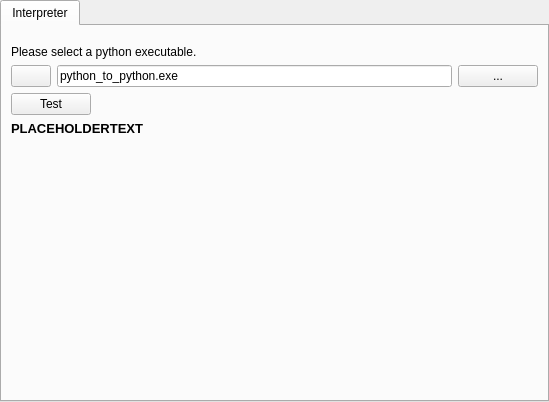
<?xml version="1.0" encoding="UTF-8"?>
<ui version="4.0">
 <class>GtPythonPreferencePage</class>
 <widget class="QWidget" name="GtPythonPreferencePage">
  <property name="geometry">
   <rect>
    <x>0</x>
    <y>0</y>
    <width>549</width>
    <height>402</height>
   </rect>
  </property>
  <property name="windowTitle">
   <string>Form</string>
  </property>
  <layout class="QVBoxLayout" name="verticalLayout_2">
   <property name="leftMargin">
    <number>0</number>
   </property>
   <property name="topMargin">
    <number>0</number>
   </property>
   <property name="rightMargin">
    <number>0</number>
   </property>
   <property name="bottomMargin">
    <number>0</number>
   </property>
   <item>
    <widget class="QTabWidget" name="tabWidget">
     <property name="currentIndex">
      <number>0</number>
     </property>
     <widget class="QWidget" name="tab">
      <attribute name="icon">
       <iconset theme="QIcon::ThemeIcon::MediaOptical"/>
      </attribute>
      <attribute name="title">
       <string>Interpreter</string>
      </attribute>
      <layout class="QVBoxLayout" name="verticalLayout">
       <item>
        <spacer name="verticalSpacer_2">
         <property name="orientation">
          <enum>Qt::Orientation::Vertical</enum>
         </property>
         <property name="sizeType">
          <enum>QSizePolicy::Policy::Minimum</enum>
         </property>
         <property name="sizeHint" stdset="0">
          <size>
           <width>20</width>
           <height>10</height>
          </size>
         </property>
        </spacer>
       </item>
       <item>
        <widget class="QLabel" name="label">
         <property name="text">
          <string>Please select a python executable.</string>
         </property>
        </widget>
       </item>
       <item>
        <layout class="QHBoxLayout" name="horizontalLayout">
         <item>
          <widget class="QPushButton" name="btnSwitchEmbedded">
           <property name="enabled">
            <bool>true</bool>
           </property>
           <property name="toolTip">
            <string>Switch to embedded python</string>
           </property>
           <property name="text">
            <string/>
           </property>
           <property name="icon">
            <iconset theme="QIcon::ThemeIcon::GoHome"/>
           </property>
           <property name="checkable">
            <bool>false</bool>
           </property>
          </widget>
         </item>
         <item>
          <widget class="QLineEdit" name="lePythonExe">
           <property name="text">
            <string>python_to_python.exe</string>
           </property>
           <property name="placeholderText">
            <string>Path to Python Executable</string>
           </property>
          </widget>
         </item>
         <item>
          <widget class="QPushButton" name="btnSelectPyExe">
           <property name="text">
            <string>...</string>
           </property>
          </widget>
         </item>
        </layout>
       </item>
       <item>
        <layout class="QHBoxLayout" name="horizontalLayout_2">
         <item>
          <widget class="QPushButton" name="btnTestPyEnv">
           <property name="text">
            <string>Test</string>
           </property>
          </widget>
         </item>
         <item>
          <widget class="QLabel" name="lbPythonStatus">
           <property name="text">
            <string/>
           </property>
           <property name="margin">
            <number>10</number>
           </property>
          </widget>
         </item>
         <item>
          <spacer name="horizontalSpacer">
           <property name="orientation">
            <enum>Qt::Orientation::Horizontal</enum>
           </property>
           <property name="sizeHint" stdset="0">
            <size>
             <width>40</width>
             <height>20</height>
            </size>
           </property>
          </spacer>
         </item>
        </layout>
       </item>
       <item>
        <widget class="QLabel" name="infoLabel">
         <property name="text">
          <string>&lt;html&gt;&lt;head/&gt;&lt;body&gt;&lt;p&gt;&lt;span style=&quot; font-size:10pt; font-weight:700;&quot;&gt;PLACEHOLDERTEXT&lt;/span&gt;&lt;/p&gt;&lt;/body&gt;&lt;/html&gt;</string>
         </property>
         <property name="wordWrap">
          <bool>true</bool>
         </property>
         <property name="margin">
          <number>5</number>
         </property>
         <property name="indent">
          <number>0</number>
         </property>
        </widget>
       </item>
       <item>
        <spacer name="verticalSpacer">
         <property name="orientation">
          <enum>Qt::Orientation::Vertical</enum>
         </property>
         <property name="sizeHint" stdset="0">
          <size>
           <width>158</width>
           <height>201</height>
          </size>
         </property>
        </spacer>
       </item>
      </layout>
     </widget>
    </widget>
   </item>
  </layout>
 </widget>
 <resources/>
 <connections/>
</ui>
